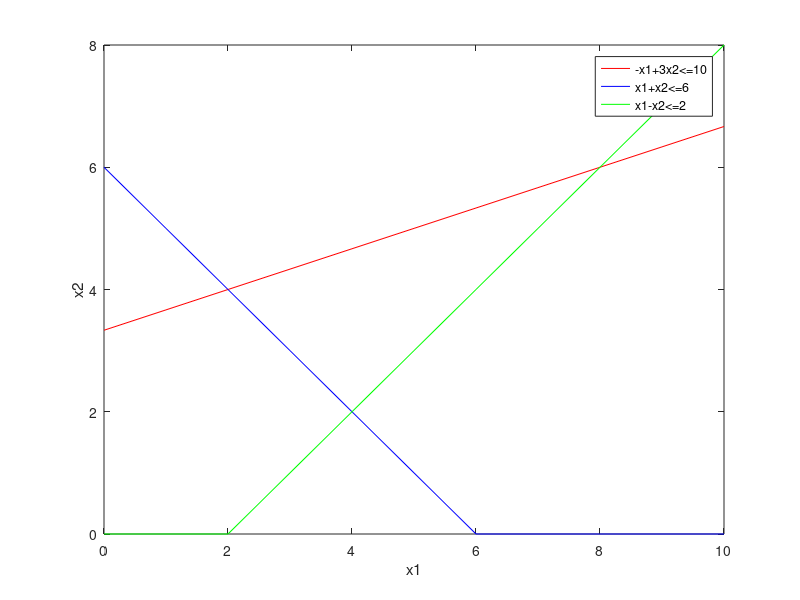

Here is the MATLAB script that generated this plot:
clc
clear all
A = [-1 3; 1 1; 1 -1; 1 0; 0 1];
B = [10; 6; 2; 0; 0];
C = [1 5];
x1 = 0:max(B)
x =[]
for i=1:size(A,1)
    x(i,:) = (B(i)-A(i,1)*x1)/A(i,2)
    x(i,:) = max(0,x(i,:))
end
plot(x1, x(1,:),'r',x1,x(2,:),'b',x1, x(3,:),'g')
xlabel('x1')
ylabel('x2')
legend('-x1+3x2<=10','x1+x2<=6','x1-x2<=2')
sol =[]
for i=1:size(A,1)-1
    a1 = A(i,:)
    b1 = B(i)
    for j=i+1:size(A,1)
        a2 = A(j,:)
        b2 = B(j)
        a3 = [a1; a2]
        b3 = [b1; b2]
        X = a3\b3
        sol = [sol X]
    end
end
sol = sol'
for i=1:3
    h = find(A(i,1)*sol(:,1) + A(i,2)*sol(:,2) > B(i))
    sol(h,:) = []
end
for i=4:5
    h = find(A(i,1)*sol(:,1) + A(i,2)*sol(:,2) < B(i))
    sol(h,:) = []
end
an = []
for i=1:size(sol,1)
    an = [an sol(i,:)*C']
end
[ANS ind] = max(an)
sol(ind,:)
fprintf('Optimal solution : %f at point [%f %f]\n',ANS,sol(ind,:))